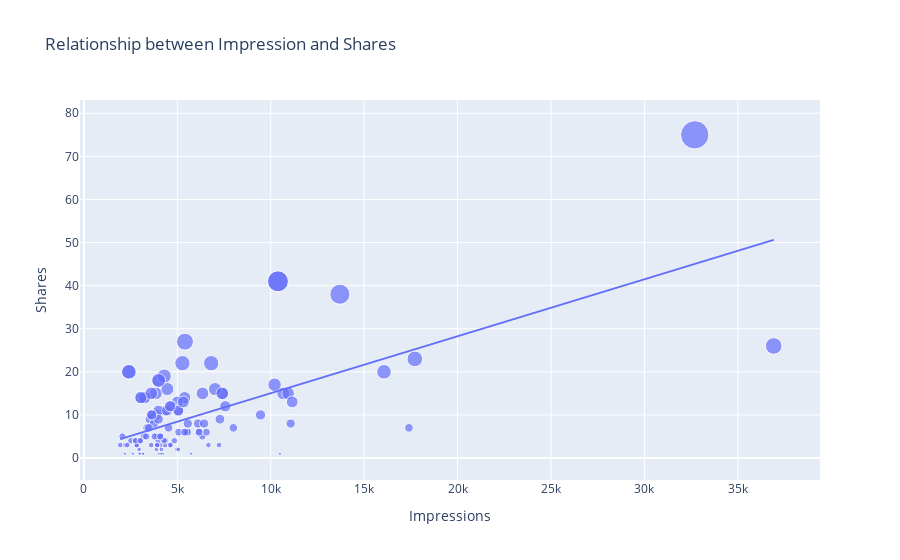

Notebook code cell kept with this figure:
### Code cell
figure=px.scatter(data_frame=data,x='Impressions',y='Shares',size='Shares',trendline='ols',title="Relationship between Impression and Shares")
figure.show()
